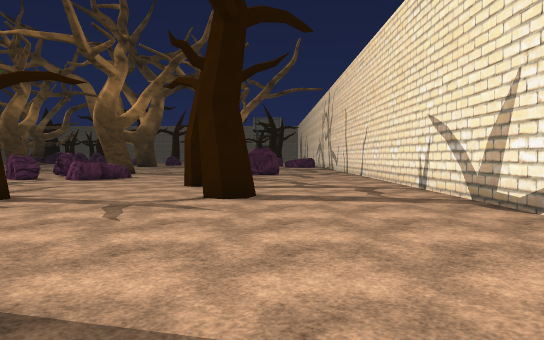
View 1 (above)

24 first-person views from a walk through a scene from a Unity 3-D project. The camera is 1.4 m above the floor, tilts 2° down and sees 70° across. The floor is counted in squares, 1.8 m on a side. Each view is taken from the middle of a square. On the plan, view 1 faces up. The plan holds only what a view shows up to about 12 squares ahead; the rest is blank. The place goes on beyond the plan. The player is left out. Some surface patterns are stand-ins.

View 2
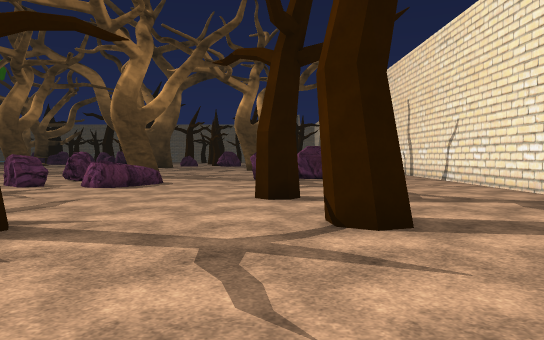

View 3
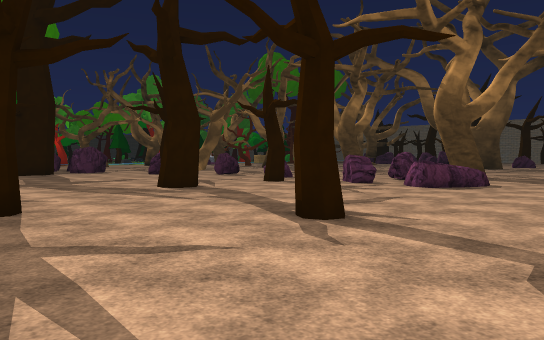

View 4
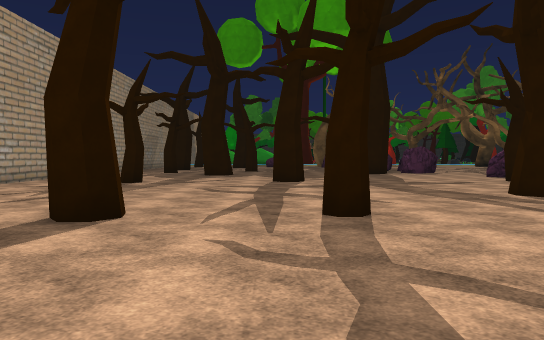

View 5
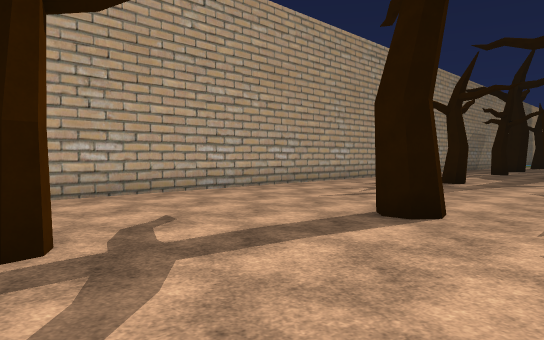

View 6
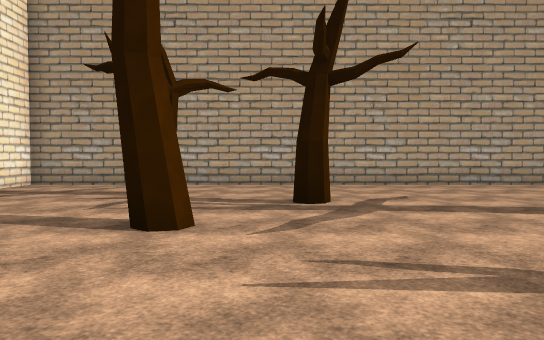

View 7
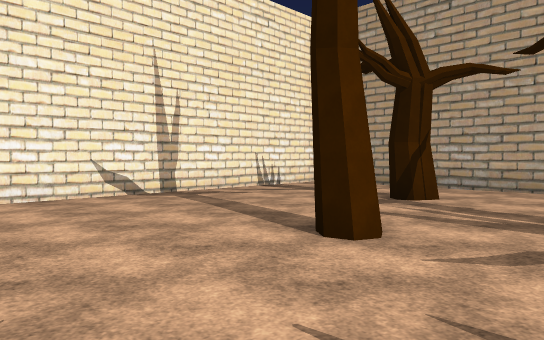

View 8
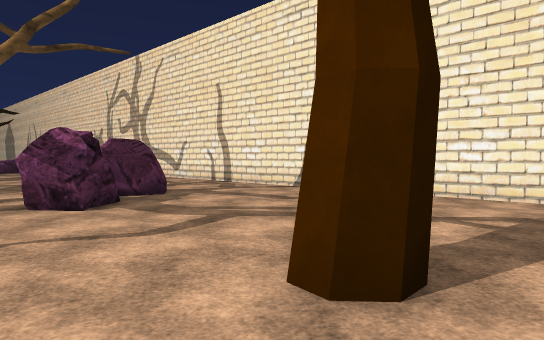

View 9
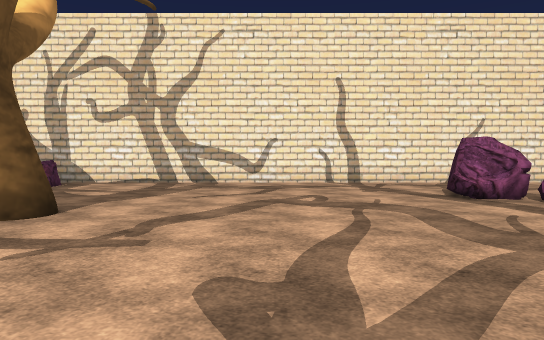

View 10
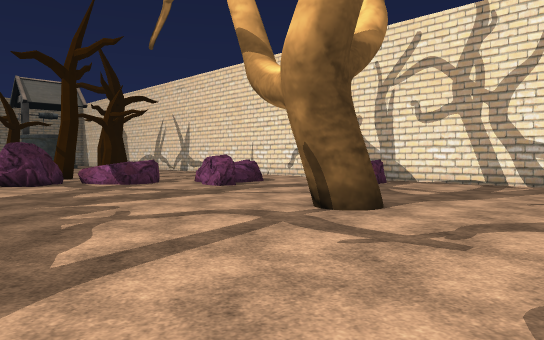

View 11
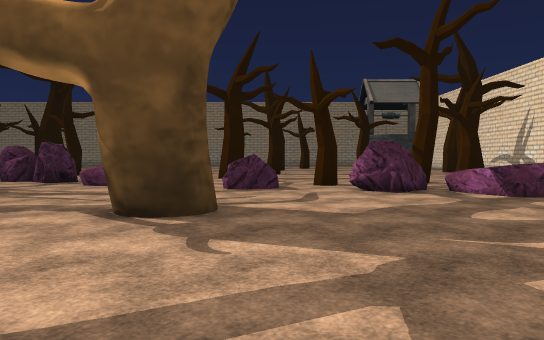

View 12
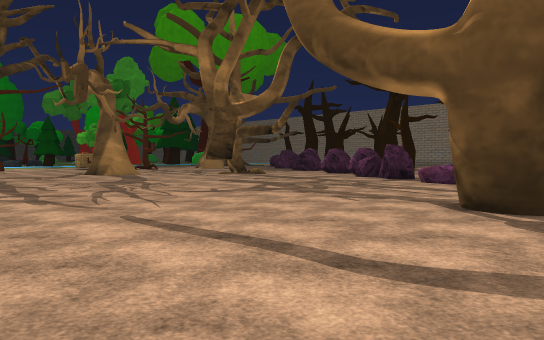

View 13
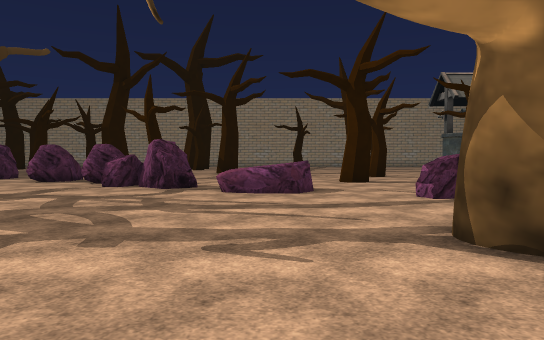

View 14
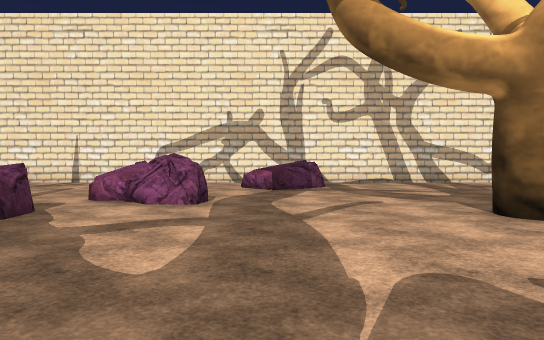

View 15
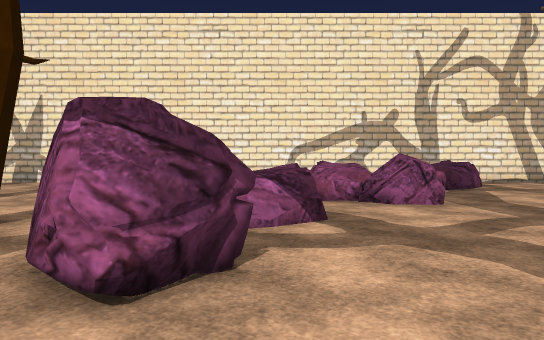

View 16
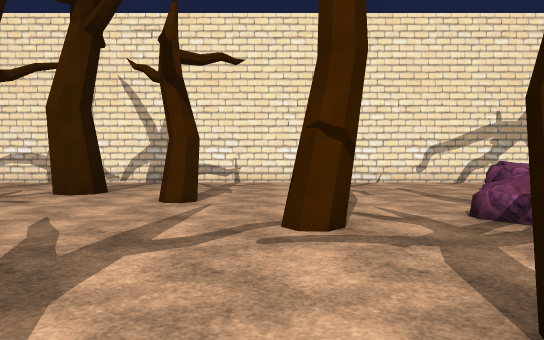

View 17
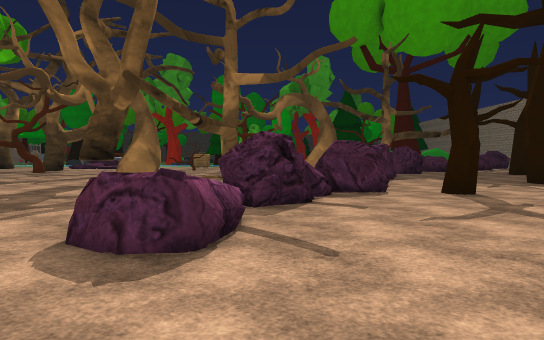

View 18
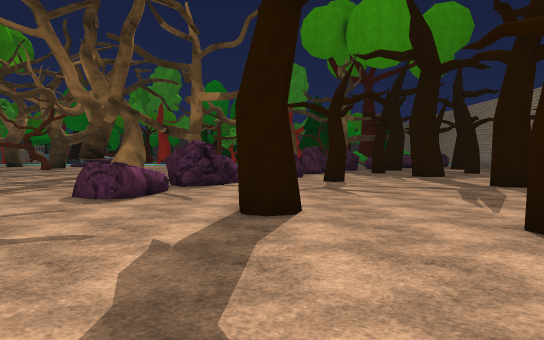

View 19
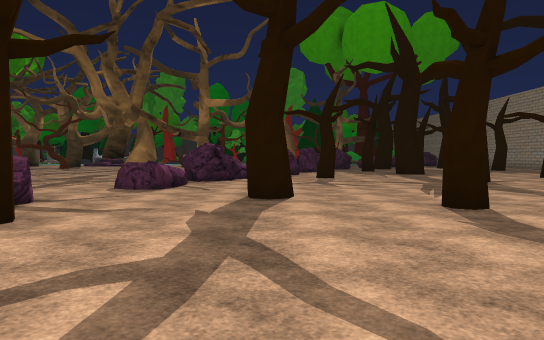

View 20
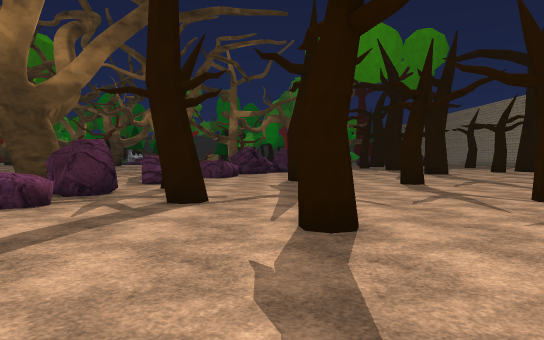

View 21
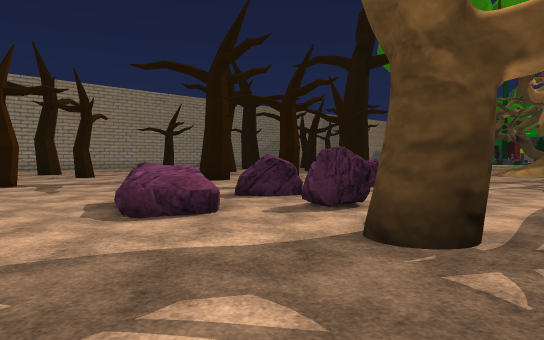

View 22
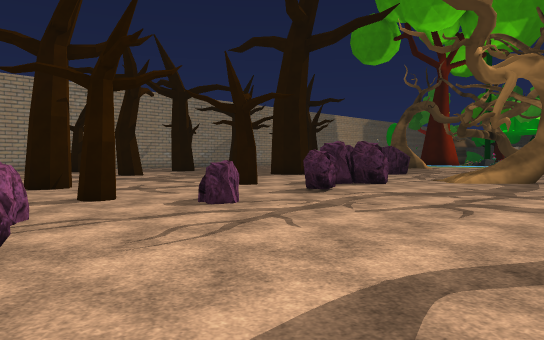

View 23
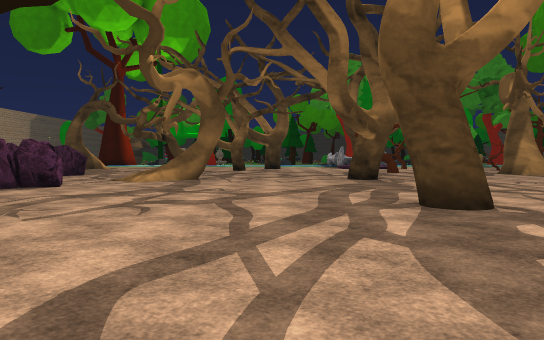

View 24
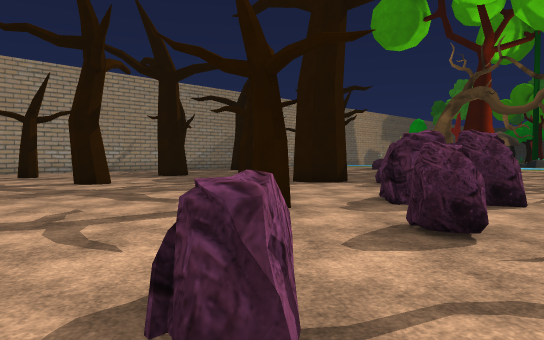

### Floor plan
Points are (right, up) in squares from view 1. A wall is a line through its corners. A room is listed if a view was taken in it or the views show most of it. See-through windows are left out.
Room 1 (views 1, 2, 3, 4, 5, 6, 7, 8, 9, 10, 11, 12, 13, 14, 15, 16, 17, 18, 19, 20, 21, 22, 23, 24)
walls: (-13.7, 21.6) (-14.1, 21.3); (-13.7, 21.7) (-14, 21.3); (-3.3, 24.1) (-3.5, 24.4); (-3.2, 24.1) (-3.5, 24.3); (-3.2, 24.1) (-3.3, 24.2); (-3, 24) (-3.3, 24.2); (-2.8, 24) (-3.3, 24.1) (-3.5, 24.5); (-10.4, 12.1) (-10.4, 11.6); (-3.3, 25) (-2.8, 25.1); (-3.2, 25.1) (-2.7, 25.1); (-3.1, 25.2) (-2.6, 25); (-10.1, 28.8) (-10.3, 29.2); (-9.9, 28.9) (-10.3, 29.4) (-10.2, 29.8); (-8.9, 29.1) (-9.5, 28.8); (-10.2, 29) (-10.3, 29.4) (-10.3, 29.7); (-10.2, 29) (-10.3, 29.3); (-10.3, 29.1) (-10.3, 29.6); (-11.1, 9.1) (-10.4, 8.6) (-10.4, 8.2) (-10.7, 8) (-11.2, 8.1); (-8.8, 29.6) (-8.9, 29.1) (-9.3, 28.7); (-8.8, 29.6) (-9, 28.9); (-8.8, 29.7) (-8.9, 29.1) (-9.2, 28.8); (-8.8, 29.7) (-8.9, 29.2) (-9.2, 28.8); (-1.4, 10.3) (-1.7, 10) (-2.1, 9.9) (-2.3, 10.2) (-2.2, 10.7); (-15.5, 11) (-15, 10.9); (-11.4, 8.4) (-11.2, 8.9) (-10.9, 8.9); (-9.1, 30.1) (-8.9, 29.9) (-8.9, 29.2); (-4.9, 6.9) (-5.4, 6.7); (-0.4, 7.7) (-0.5, 7.2) (-1, 7.1) (-1.3, 7.3) (-1.4, 7.8); (-8.2, 4.4) (-7.9, 4.1) (-7.9, 3.8); (-6.7, 35) (-6.2, 34.8); (-20.4, 8.1) (-19.9, 7.7) (-20, 7); (-8.4, 0.9) (-7.9, 1.1) (-7.5, 0.8) (-7.5, 0.5) (-7.9, 0.2); (-1.9, 1.3) (-2.1, 1.8) (-1.7, 2) (-1.3, 1.7); (-1.5, 37.3) (-1.4, 38) (-1, 37.8) (-0.9, 37.5); (-9.6, 38.4) (-9.1, 38.2) (-9, 37.9) (-9.2, 37.6) (-9.5, 37.5) (-9.9, 37.9); (-4.1, -0.7) (-3.8, -0.3); (-14.4, -1.2) (-14.8, -1.5); (-7.7, 41.2) (-7.5, 40.7) (-8.1, 40.6); (0.5, 39.6) (-0.1, 39.7) (-0.3, 40.1) (-0.1, 40.6); (-1.1, -2.2) (-0.8, -1.6) (-0.5, -1.5); (-15.8, 40.1) (-16, 39.7); (-3.6, 41.6) (-4.1, 41.7); (-15, -4.6) (3.6, -4.6) (3.6, 41.1)
objects: other object (-19, 13) to (-18, 13); other object (-19, 38) to (-19, 39); other object (-18, 12) to (-17, 12); other object (-17, 37) to (-17, 38); other object (-16, 36) to (-16, 37); other object (-15, 13) to (-15, 14); other object (-15, 35) to (-14, 36); other object (-13, 35) to (-11, 35); other object (-12, 13) to (-12, 14); other object (-9, 13) to (-8, 14); other object (-9, 33) to (-8, 34); other object (-8, 15) to (-8, 16); other object (-7, 13) to (-6, 14); other object (-6, 32) to (-4, 33); other object (-3, 32) to (-2, 33); other object (-2, 15) to (-2, 16); other object (-1, 17) to (0, 17); other object (-1, 29) to (-1, 30); other object (-1, 30) to (0, 31); other object (1, 27) to (3, 28)

Where each view was taken, in squares from view 1:
view 1: 0 up, 0 right, facing up
view 2: 3 up, 2 left, facing up
view 3: 3 up, 2 left, facing up-left
view 4: 3 up, 3 left, facing left
view 5: 3 up, 3 left, facing down-left
view 6: 6 up, 3 left, facing down
view 7: 5 up, 4 left, facing down-right
view 8: 9 up, 4 left, facing up-right
view 9: 21 up, 8 left, facing right
view 10: 21 up, 8 left, facing up-right
view 11: 24 up, 8 left, facing up
view 12: 23 up, 8 left, facing up-left
view 13: 26 up, 12 left, facing up
view 14: 28 up, 8 left, facing right
view 15: 32 up, 8 left, facing right
view 16: 36 up, 8 left, facing right
view 17: 36 up, 8 left, facing left
view 18: 38 up, 4 left, facing left
view 19: 38 up, 2 left, facing left
view 20: 37 up, 3 right, facing left
view 21: 19 up, 3 left, facing down-left
view 22: 19 up, 8 left, facing down-left
view 23: 19 up, 8 left, facing left
view 24: 15 up, 11 left, facing down-left
